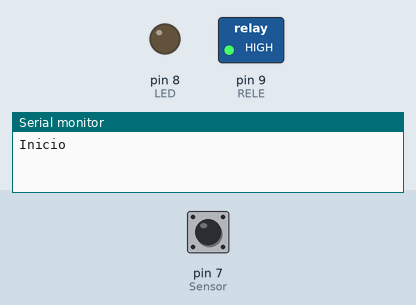
A sketch run on a simulated Arduino Uno, built with avr-gcc and run on an emulated ATmega328P. Parts: switched loads named in the sketch (green lamp = pin HIGH), output pins drawn as LEDs (lit = HIGH), the last lines printed to the serial monitor. The test bench sets the inputs (shaded band); at power-on: pin 7 (Sensor) LOW.

Above: at 1.2 s.
1.3 s: pin 7 (Sensor) driven HIGH
At 1.9 s:
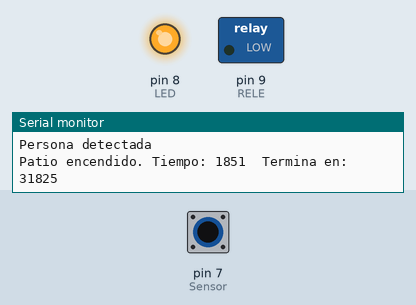
2.8 s: pin 7 (Sensor) driven LOW
5.8 s: pin 7 (Sensor) pulsed HIGH 2 times (0.12 s each, 0.3 s apart)
9.4 s: pin 7 (Sensor) pulsed HIGH 5 times (0.12 s each, 0.3 s apart)
At 21.9 s:
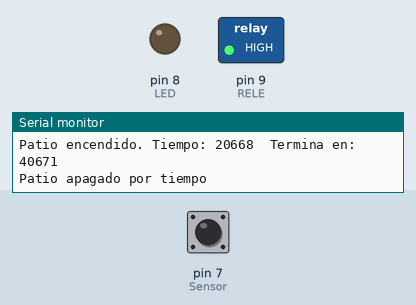
Timing chart, 0 to 22.2 s (numbered marks = the images above; inputs shaded):
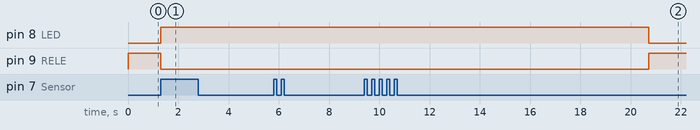

Measured:
- after the input at 1.3 s, pin 8 (LED): LOW → HIGH at once; pin 9 (RELE): HIGH → LOW at once
- after the input at 9.4 s, pin 8 (LED): HIGH → LOW after 11.3 s instead of 6.8 s; pin 9 (RELE): LOW → HIGH after 11.3 s instead of 6.8 s

The sketch:

PIR_.ino
```cpp
int lectura; //leer si hay prescencia del sensor

long tiempo; //tiempo de espera al sensor

boolean encenderPatio = false; //variable para cuando la luz se encienda

//Variables para activar el relevador (opcional)
#define RELAY_ON 0
#define RELAY_OFF 1

void setup() {
  Serial.begin(9600);
  pinMode(7,INPUT); //Sensor

  pinMode(8,OUTPUT); //LED
  pinMode(9,OUTPUT); //RELE
  tiempo = 0;
  Serial.println("Inicio");
}

void loop() {
  //Leer el valor del sensor
  lectura = digitalRead(7);

  //Si detecta prescencia...
  if ( lectura == 1){
    Serial.println("Persona detectada");
    //Variable temporal para evitar delay()
    //Millis son los milisegundos de la ejecucion
    tiempo = millis();
    //Se declara encendido el patio
    encenderPatio = true;

    //Si el sensor no detecta prescencia...
  }else if(!encenderPatio){
    //Apaga LED y Rele
    digitalWrite(8,LOW);
    digitalWrite(9,RELAY_OFF);

  }

  //Si encenderPatio es verdadero...
  if (encenderPatio){
    //Variables para monitoreo
    Serial.print("Patio encendido. Tiempo: ");
    Serial.print(millis());
    Serial.print("  Termina en: ");
    Serial.println(tiempo + 30000);

    //Se enciende el LED y RELE
    digitalWrite(9,RELAY_ON);
    digitalWrite(8,HIGH);
    encenderPatio = true;

    //Cuando hayan pasado 10 seg (10000ms) se apaga la alerta
    if (millis() > tiempo + 10000){
      Serial.println("Patio apagado por tiempo");
      encenderPatio = false;
    }
  }

  }
```
